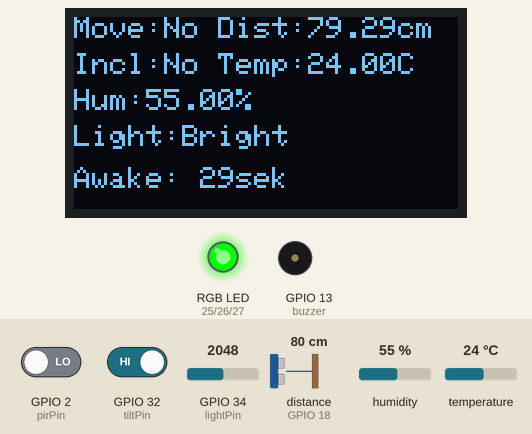
This sketch was run on a simulated ESP32. On the bench: 128×64 one-colour display, an RGB LED mixed from three pins (HIGH = lit), buzzer (waves = sounding). Wiring (inferred from the names in the program): ultrasonic range finder: trigger GPIO 5; echo GPIO 18. The inputs (shaded band) are chosen by the test bench; at power-on: GPIO 2 (pirPin) LOW, GPIO 34 (lightPin) = 2048, GPIO 32 (tiltPin) HIGH, distance to the obstacle (sensor on GPIO 18) 80 cm, humidity 55 %, temperature 24 °C. The echo pulse lasts 58.3 µs per cm; pins used as bus, display or sensor lines are not drawn; what the sketch prints to the serial monitor is not drawn. At 30.5 s the program puts the board to deep sleep or switches it off; the recording ends there.

Above: at 1.2 s.
1.3 s: GPIO 2 (pirPin) driven HIGH
At 3.9 s:
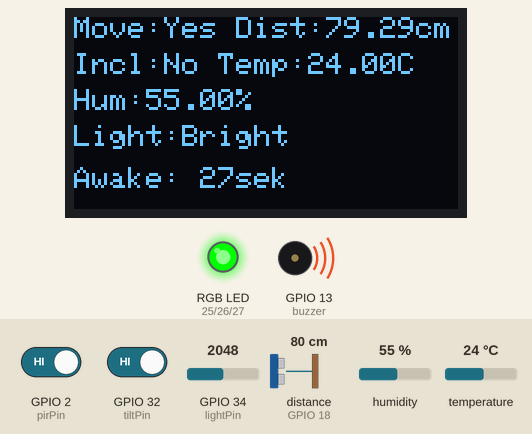
5.6 s: GPIO 34 (lightPin) set to 4007
7.6 s: GPIO 34 (lightPin) set to 4051
At 8.9 s:
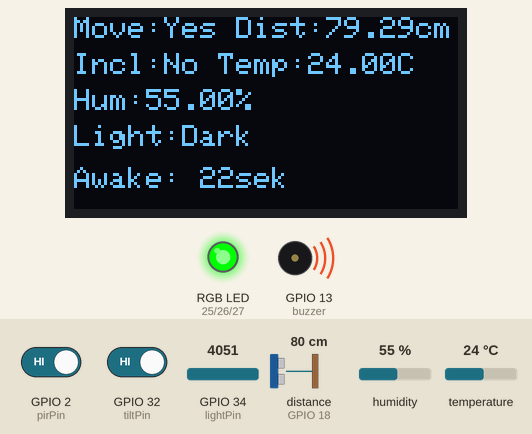
12.6 s: GPIO 32 (tiltPin) driven LOW
At 13.9 s:
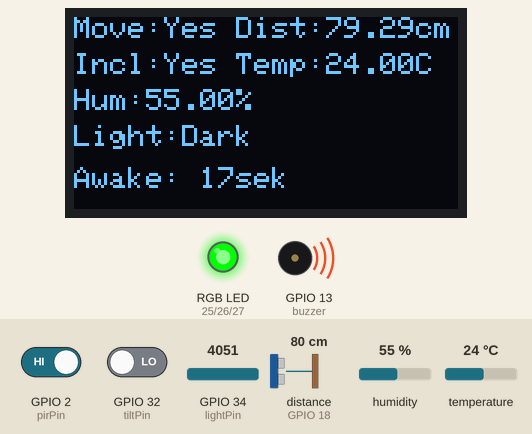
16.0 s: distance to the obstacle (sensor on GPIO 18) set to 28 cm
At 16.9 s:
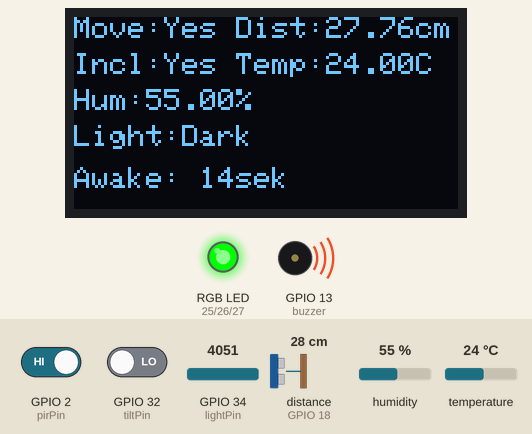
17.5 s: distance to the obstacle (sensor on GPIO 18) set to 23 cm
At 19.9 s:
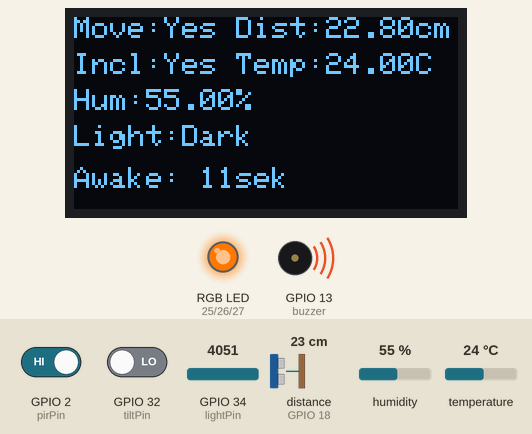
Timing chart, 0 to 30.5 s (numbered marks = the images above; inputs shaded):
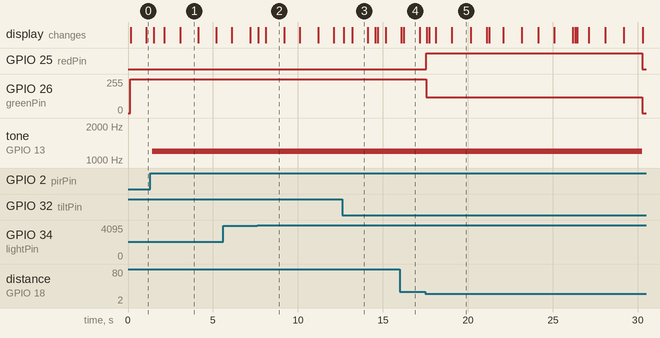

The sketch:

SenderCode.ino
```cpp
#include <Wire.h>
#include <Adafruit_GFX.h>
#include <Adafruit_SSD1306.h>
#include <WiFi.h>
#include <esp_now.h>
#include <esp_wifi.h>
#include <esp_sleep.h>
#include "DHT.h"

// ================================================================
// ESP-NOW KONFIGURATION
// ================================================================

#define ESPNOW_CHANNEL 11

uint8_t receiverAddress[] = {0x00, 0x70, 0x07, 0x25, 0x77, 0x4C};

#define PACKET_MAGIC 0xAABBCCDD
#define PACKET_VERSION 2

typedef struct __attribute__((packed)) {
  uint32_t magic;
  uint8_t version;
  uint32_t seq;
  uint32_t uptimeMs;

  float distanceCm;
  float temperatureC;
  float humidityPct;
  uint16_t lightRaw;

  uint8_t motion;
  uint8_t tilt;
  uint8_t dark;

  uint8_t sleeping;
  uint8_t historySample;
  uint16_t secondsLeft;
} SensorPacket;

uint32_t packetSeq = 0;

void onDataSent(const wifi_tx_info_t *tx_info, esp_now_send_status_t status) {
  Serial.print("ESP-NOW Sendung: ");
  Serial.println(status == ESP_NOW_SEND_SUCCESS ? "OK" : "FEHLER");
}

void onDataRecv(const esp_now_recv_info_t *recv_info, const uint8_t *data, int len) {
  if (len == 1) {
    extern bool ledEnabled;
    if (data[0] == 1) {
      ledEnabled = true;
      Serial.println("LED via Webinterface eingeschaltet.");
    } else if (data[0] == 0) {
      ledEnabled = false;
      ledcWrite(25, 0);
      ledcWrite(26, 0);
      ledcWrite(27, 0);
      Serial.println("LED via Webinterface ausgeschaltet.");
    }
  }
}

// ================================================================
// OLED DISPLAY
// ================================================================

#define SCREEN_WIDTH 128
#define SCREEN_HEIGHT 64

Adafruit_SSD1306 display(SCREEN_WIDTH, SCREEN_HEIGHT, &Wire, -1);

// ================================================================
// PINBELEGUNG
// ================================================================

#define TRIG 5
#define ECHO 18

int redPin = 25;
int greenPin = 26;
int bluePin = 27;

int pirPin = 2;
int buzzer = 13;

#define DHTPIN 33
#define DHTTYPE DHT11
DHT dht(DHTPIN, DHTTYPE);

const unsigned long DHT_INTERVAL = 2000;
unsigned long lastDhtReadMs = 0;
bool hasDhtValue = false;
float lastTemp = NAN;
float lastHum = NAN;

int tiltPin = 32;
int lightPin = 34;

// ================================================================
// MESS- UND DEEP-SLEEP-MODUS
// ================================================================

const unsigned long MEASURE_TIME = 30000;
const unsigned long SLEEP_TIME = 30000;

#define uS_TO_S_FACTOR 1000000ULL
#define TIME_TO_SLEEP_SECONDS (SLEEP_TIME / 1000)

const unsigned long SEND_INTERVAL = 1000;

unsigned long phaseStart = 0;
unsigned long lastSendMs = 0;

bool ledEnabled = true;

// ================================================================
// VARIABLEN FUER MITTELWERTE
// ================================================================

float sumDistance = 0;
float sumTemp = 0;
float sumHum = 0;
long sumLight = 0;

long distanceSamples = 0;
long tempSamples = 0;
long humSamples = 0;
long lightSamples = 0;
long totalSamples = 0;

long pirHighSamples = 0;
long tiltHighSamples = 0;

float avgDistance = 0;
float avgTemp = 0;
float avgHum = 0;
int avgLight = 0;
int avgPir = LOW;
int avgTilt = LOW;

// ================================================================
// ULTRASCHALLMESSUNG
// ================================================================

float measureDistance() {
  float sum = 0;
  int validSamples = 0;

  for (int i = 0; i < 5; i++) {
    digitalWrite(TRIG, LOW);
    delayMicroseconds(5);

    digitalWrite(TRIG, HIGH);
    delayMicroseconds(10);
    digitalWrite(TRIG, LOW);

    long duration = pulseIn(ECHO, HIGH, 30000);
    float d = duration * 0.034 / 2;

    if (d > 0) {
      sum += d;
      validSamples++;
    }

    delay(10);
  }

  if (validSamples == 0) {
    return 0;
  }

  return sum / validSamples;
}

// ================================================================
// DHT11 AUSLESEN
// ================================================================

void readDhtCached(float &t, float &h) {
  unsigned long now = millis();

  if (!hasDhtValue || now - lastDhtReadMs >= DHT_INTERVAL) {
    float newH = dht.readHumidity();
    float newT = dht.readTemperature();

    if (!isnan(newT)) lastTemp = newT;
    if (!isnan(newH)) lastHum = newH;

    if (!isnan(lastTemp) && !isnan(lastHum)) hasDhtValue = true;

    lastDhtReadMs = now;
  }

  t = lastTemp;
  h = lastHum;
}

// ================================================================
// RGB LED
// ================================================================

void setColor(int r, int g, int b) {
  if (!ledEnabled) {
    ledcWrite(redPin, 0);
    ledcWrite(greenPin, 0);
    ledcWrite(bluePin, 0);
    return;
  }

  ledcWrite(redPin, r);
  ledcWrite(greenPin, g);
  ledcWrite(bluePin, b);
}

// ================================================================
// ESP-NOW EINRICHTEN UND SENDEN
// ================================================================

void setupEspNow() {
  WiFi.mode(WIFI_STA);
  WiFi.setSleep(false);
  WiFi.disconnect();

  esp_wifi_set_ps(WIFI_PS_NONE);

  esp_wifi_set_promiscuous(true);
  esp_wifi_set_channel(ESPNOW_CHANNEL, WIFI_SECOND_CHAN_NONE);
  esp_wifi_set_promiscuous(false);

  if (esp_now_init() != ESP_OK) {
    Serial.println("ESP-NOW Fehler");
    while (true);
  }

  esp_now_register_send_cb(onDataSent);
  esp_now_register_recv_cb(onDataRecv);

  esp_now_peer_info_t peerInfo = {};
  memcpy(peerInfo.peer_addr, receiverAddress, 6);
  peerInfo.channel = ESPNOW_CHANNEL;
  peerInfo.encrypt = false;

  if (esp_now_add_peer(&peerInfo) != ESP_OK) {
    Serial.println("ESP-NOW Peer Fehler");
    while (true);
  }

  Serial.print("Sender MAC: ");
  Serial.println(WiFi.macAddress());

  Serial.print("ESP-NOW Kanal: ");
  Serial.println(ESPNOW_CHANNEL);
}

void sendSensorPacket(bool sleeping, bool historySample, int secondsLeft,
                      int pir, float distance, int tilt, float t, float h, int light) {
  SensorPacket packet;

  packet.magic = PACKET_MAGIC;
  packet.version = PACKET_VERSION;
  packet.seq = packetSeq++;
  packet.uptimeMs = millis();

  packet.distanceCm = distance;
  packet.temperatureC = t;
  packet.humidityPct = h;
  packet.lightRaw = light;

  packet.motion = pir ? 1 : 0;
  packet.tilt = tilt ? 1 : 0;
  packet.dark = light > 4050 ? 1 : 0;

  packet.sleeping = sleeping ? 1 : 0;
  packet.historySample = historySample ? 1 : 0;
  packet.secondsLeft = secondsLeft;

  esp_err_t result = esp_now_send(receiverAddress, (uint8_t *)&packet, sizeof(packet));

  Serial.print("esp_now_send Paket #");
  Serial.print(packet.seq);
  Serial.print(": ");
  Serial.println(result == ESP_OK ? "gestartet" : "FEHLER");
}

// ================================================================
// MITTELWERTE BILDEN
// ================================================================

void resetAverages() {
  sumDistance = 0;
  sumTemp = 0;
  sumHum = 0;
  sumLight = 0;

  distanceSamples = 0;
  tempSamples = 0;
  humSamples = 0;
  lightSamples = 0;
  totalSamples = 0;

  pirHighSamples = 0;
  tiltHighSamples = 0;
}

void addAverages(int pir, float distance, int tilt, float t, float h, int light) {
  totalSamples++;

  if (pir == HIGH) pirHighSamples++;
  if (tilt == HIGH) tiltHighSamples++;

  if (distance > 0) {
    sumDistance += distance;
    distanceSamples++;
  }

  if (!isnan(t)) {
    sumTemp += t;
    tempSamples++;
  }

  if (!isnan(h)) {
    sumHum += h;
    humSamples++;
  }

  sumLight += light;
  lightSamples++;
}

void finalizeAverages() {
  avgDistance = distanceSamples > 0 ? sumDistance / distanceSamples : 0;
  avgTemp = tempSamples > 0 ? sumTemp / tempSamples : 0;
  avgHum = humSamples > 0 ? sumHum / humSamples : 0;
  avgLight = lightSamples > 0 ? sumLight / lightSamples : 0;

  avgPir = totalSamples > 0 && pirHighSamples > totalSamples / 2 ? HIGH : LOW;
  avgTilt = totalSamples > 0 && tiltHighSamples > totalSamples / 2 ? HIGH : LOW;
}

// ================================================================
// ZEIT UND DEEP SLEEP
// ================================================================

int remainingSeconds(unsigned long phaseTime) {
  unsigned long elapsed = millis() - phaseStart;

  if (elapsed >= phaseTime) return 1;

  return (phaseTime - elapsed + 999) / 1000;
}

void sensorsOffForSleep() {
  noTone(buzzer);
  digitalWrite(TRIG, LOW);
  setColor(0, 0, 0);
}

void goToDeepSleep() {
  sensorsOffForSleep();

  display.clearDisplay();
  display.display();
  display.ssd1306_command(SSD1306_DISPLAYOFF);

  Serial.println("Gehe jetzt in Deep Sleep...");
  Serial.print("Wache wieder auf in ");
  Serial.print(TIME_TO_SLEEP_SECONDS);
  Serial.println(" Sekunden");

  esp_sleep_enable_timer_wakeup(TIME_TO_SLEEP_SECONDS * uS_TO_S_FACTOR);

  delay(200);
  Serial.flush();

  esp_deep_sleep_start();
}

// ================================================================
// OLED ANZEIGE
// ================================================================

void showOLED(int pir, float distance, int tilt, float t, float h,
              bool isDark, const char* modeText, int secondsLeft) {
  display.clearDisplay();

  display.setCursor(0, 0);
  display.print("Move:");
  display.print(pir ? "Yes " : "No ");

  display.print("Dist:");
  display.print(distance);
  display.println("cm");

  display.setCursor(0, 12);
  display.print("Incl:");
  display.print(tilt ? "Yes " : "No ");

  display.print("Temp:");
  display.print(t);
  display.println("C");

  display.setCursor(0, 24);
  display.print("Hum:");
  display.print(h);
  display.println("%");

  display.setCursor(0, 36);
  display.print("Light:");

  if (isDark) display.println("Dark");
  else display.println("Bright");

  display.setCursor(0, 50);
  display.print(modeText);
  display.print(": ");
  display.print(secondsLeft);
  display.println("sek");

  display.display();
}

// ================================================================
// SETUP
// ================================================================

void setup() {
  Serial.begin(115200);

  pinMode(TRIG, OUTPUT);
  pinMode(ECHO, INPUT);

  pinMode(pirPin, INPUT);
  pinMode(buzzer, OUTPUT);

  pinMode(tiltPin, INPUT);
  pinMode(lightPin, INPUT);

  Wire.begin(21, 22);

  if (!display.begin(SSD1306_SWITCHCAPVCC, 0x3C)) {
    Serial.println("OLED Fehler");
    while (true);
  }

  display.clearDisplay();
  display.setTextSize(1);
  display.setTextColor(WHITE);

  ledcAttach(redPin, 5000, 8);
  ledcAttach(greenPin, 5000, 8);
  ledcAttach(bluePin, 5000, 8);

  dht.begin();
  setupEspNow();

  resetAverages();

  phaseStart = millis();
  lastSendMs = millis() - SEND_INTERVAL;
}

// ================================================================
// LOOP
// ================================================================

void loop() {
  unsigned long now = millis();

  if (now - phaseStart >= MEASURE_TIME) {
    finalizeAverages();

    sendSensorPacket(true, true, SLEEP_TIME / 1000,
                     avgPir, avgDistance, avgTilt, avgTemp, avgHum, avgLight);

    delay(200);

    goToDeepSleep();
  }

  int pir = digitalRead(pirPin);

  if (pir == HIGH) tone(buzzer, 1200);
  else noTone(buzzer);

  float distance = measureDistance();

  float h;
  float t;
  readDhtCached(t, h);

  int tilt = !digitalRead(tiltPin);

  int light = analogRead(lightPin);

  bool isDark = (light > 4050);

  addAverages(pir, distance, tilt, t, h, light);

  if (distance <= 0) {
    setColor(0, 0, 255);
  } else if (distance < 10) {
    setColor(255, 0, 0);
  } else if (distance < 25) {
    setColor(255, 120, 0);
  } else {
    setColor(0, 255, 0);
  }

  int secondsLeft = remainingSeconds(MEASURE_TIME);

  showOLED(pir, distance, tilt, t, h, isDark, "Awake", secondsLeft);

  if (now - lastSendMs >= SEND_INTERVAL) {
    sendSensorPacket(false, false, secondsLeft,
                     pir, distance, tilt, t, h, light);

    lastSendMs = now;
  }

  delay(50);
}
```

Measured:
- the behaviour switches between 4050 and 4051 on GPIO 34 (lightPin) (found by bisection; images 1 and 2)
- the behaviour switches between 26 and 25 cm on distance to the obstacle (sensor on GPIO 18) (found by bisection; images 4 and 5)
- after the input at 1.3 s, tone on GPIO 13 (buzzer): silent → 1200 Hz after 0.12 s; the display: first changes after 0.22 s (image 1 shows a later state)
- after the input at 7.6 s, the display: first changes after 0.06 s (image 2 shows a later state)
- after the input at 12.6 s, the display: first changes after 0.11 s (image 3 shows a later state)
- after the input at 17.5 s, GPIO 25 (redPin): LOW → HIGH after 0.05 s, → LOW 12.7 s later; GPIO 26 (greenPin): 255/255 → 120/255 after 0.05 s, → 0/255 12.7 s later
- what the display in image 1 shows lasts 1.0 s, from 3.1 s to 4.1 s
